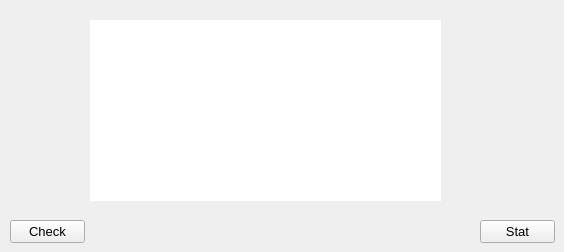
      <widget class="QWidget" name="tab_2">
       <attribute name="title">
        <string>statistiques</string>
       </attribute>
       <widget class="QCustomPlot" name="qplot" native="true">
        <property name="geometry">
         <rect>
          <x>90</x>
          <y>20</y>
          <width>351</width>
          <height>181</height>
         </rect>
        </property>
        <property name="styleSheet">
         <string notr="true">
background-color: white;
</string>
        </property>
       </widget>
       <widget class="QPushButton" name="makePlot">
        <property name="geometry">
         <rect>
          <x>480</x>
          <y>220</y>
          <width>75</width>
          <height>23</height>
         </rect>
        </property>
        <property name="font">
         <font>
          <pointsize>10</pointsize>
         </font>
        </property>
        <property name="text">
         <string>Stat</string>
        </property>
       </widget>
       <widget class="QPushButton" name="alert">
        <property name="geometry">
         <rect>
          <x>10</x>
          <y>220</y>
          <width>75</width>
          <height>23</height>
         </rect>
        </property>
        <property name="font">
         <font>
          <pointsize>10</pointsize>
         </font>
        </property>
        <property name="text">
         <string>Check</string>
        </property>
       </widget>
      </widget>
